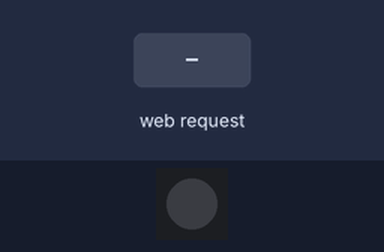
Simulated run of this sketch. Board: ESP32-C3. Shown: 1 RGB LEDs in strip order, left to right. The inputs (shaded band) are chosen by the test bench. Dim RGB values are drawn brighter than linear; WiFi joins after 1.5 s; servers stay silent unless stated.

Above: at 3.6 s.
3.7 s: HTTP request GET /alert received
At 3.97 s:
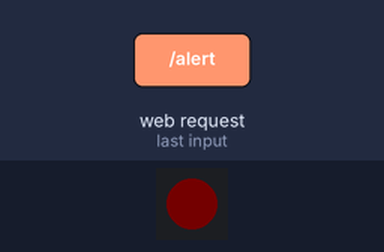
At 5.1 s:
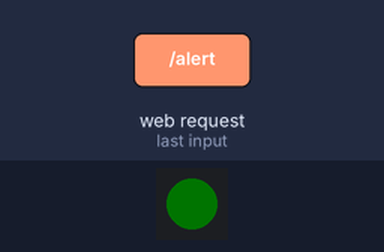
6.7 s: HTTP request GET /clear received
Timing chart, 0 to 9.7 s (numbered marks = the images above; inputs shaded):
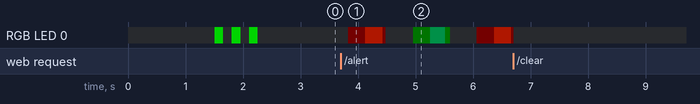

The sketch:

esp32-dsh-light.ino
```cpp
// ============================================================
// DSH 发光提示灯 v3 — ESP32-C3 SuperMini + WS2812B
// ------------------------------------------------------------
// 端点：
//   GET /alert    -> 橙青交替脉冲（等待授权/审批/提问/选择），直到 /clear
//                    单个脉冲约 0.9 秒，包含明确熄灭段
//   GET /complete -> 绿灯呼吸 5%~25%（完成），直到 /clear
//   GET /clear    -> 关灯，回到待机
//   GET /         -> 返回状态与当前 IP
// 状态：
//   WiFi 异常   -> 红灯快闪（明确闪烁）
//   连网中     -> 红灯呼吸
//   连上       -> 绿灯快闪 3 下
// 发现机制：mDNS 主机名 dsh-light（http://dsh-light.local/）
// 接线（3V 版 WS2812B，线色反常规）：
//   黑 VCC->3V3  红 GND->GND  蓝 DIN->GPIO4  绿 DOUT->不接
// ============================================================

#include <FastLED.h>
#include <WiFi.h>
#include <WiFiMulti.h>
#include <WebServer.h>
#include <ESPmDNS.h>
#include <math.h>

#include "wifi_config.h"

#define LED_PIN    4
#define NUM_LEDS   1
#define MDNS_NAME  "dsh-light"

CRGB leds[NUM_LEDS];
WiFiMulti wifiMulti;
WebServer server(80);

enum Mode { MODE_IDLE, MODE_ALERT, MODE_COMPLETE };
Mode mode = MODE_IDLE;

uint32_t breathTimer = 0;
uint16_t breathPhase = 0;
uint8_t  rainbowHue  = 0;

// 呼吸亮度映射：相位 0~255 -> 区间 [lo, hi]
static uint8_t mapBrightness(uint16_t phase, uint8_t lo, uint8_t hi) {
  float angle = phase * (M_PI * 2.0f / 256.0f);
  float sine = 0.5f - 0.5f * cosf(angle);
  return (uint8_t)(lo + (hi - lo) * sine + 0.5f);
}

// 彩虹渐变的颜色相关亮度上限：
//   绿色（hue≈96）感知最亮 -> 上限 25%
//   其他颜色 -> 上限 50%
//   用 cos 插值让亮度随 hue 平滑过渡（无跳变）
static uint8_t rainbowBrightnessCap(uint8_t hue) {
  // 以绿色为中心（96），距离越远上限越高
  // dist: 0（正绿）~128（绿色对面）
  int dist = (int)hue - 96;
  if (dist < 0) dist = -dist;
  if (dist > 128) dist = 256 - dist;  // 环形距离
  // t: 0（正绿）~1（远离绿色）
  float t = (float)dist / 96.0f;      // 96° 内渐变
  if (t > 1.0f) t = 1.0f;
  // cos 插值：绿色处 25%，96° 外 50%
  float cap = 25.0f + (50.0f - 25.0f) * (0.5f - 0.5f * cosf(t * M_PI));
  return (uint8_t)(cap * 255.0f / 100.0f + 0.5f);  // 转为 0~255
}

// 彩虹呼吸波形：周期约 1.2 秒，亮度在低点（约5%）停顿约0.2秒再回升
// phase 0~149（150 步 * 8ms = 1.2s）
static uint8_t rainbowBreath(uint16_t phase) {
  uint16_t p = phase % 150;
  // 波形分段：
  //   0~24   : 低点停顿（约5%）
  //   25~74  : 上升（5%->100%）
  //   75~124 : 下降（100%->5%）
  //   125~149: 低点停顿（约5%）
  float v;
  if (p < 25) {
    v = 0.0f;                                   // 低点停顿（0%）
  } else if (p < 75) {
    float t = (p - 25) / 50.0f;                 // 0~1
    v = 0.5f - 0.5f * cosf(t * M_PI);                    // 平滑上升 0->100%
  } else if (p < 125) {
    float t = (p - 75) / 50.0f;
    v = 0.5f + 0.5f * cosf(t * M_PI);                    // 平滑下降 100%->0
  } else {
    v = 0.0f;                                   // 低点停顿（0%）
  }
  return (uint8_t)(v * 255.0f + 0.5f);
}
void triggerAlert()    { mode = MODE_ALERT;    breathTimer = millis(); breathPhase = 0; rainbowHue = 0; }
void triggerComplete() { mode = MODE_COMPLETE; breathTimer = millis(); breathPhase = 0; }
void clearLights()     { mode = MODE_IDLE;     leds[0] = CRGB::Black; }

void updateLights() {
  uint32_t now = millis();

  switch (mode) {
    case MODE_ALERT: {
      // 双色交替脉冲：橙色 <-> 青色，每个颜色一次「亮->灭」脉冲
      // 单个脉冲约 0.9 秒（112 步 * 8ms），含明确熄灭段，醒目不刺眼
      if (now - breathTimer >= 8) {
        breathTimer = now;
        breathPhase++;
        // 脉冲波形（0~111）：
        //   0~9    : 熄灭（明确黑点）
        //   10~39  : 快速点亮（0->100%）
        //   40~79  : 缓慢衰减（100%->0）
        //   80~111 : 熄灭停顿
        uint16_t p = breathPhase % 112;
        float v;
        if (p < 10) {
          v = 0.0f;
        } else if (p < 40) {
          float t = (p - 10) / 30.0f;
          v = 0.5f - 0.5f * cosf(t * M_PI);       // 快上
        } else if (p < 80) {
          float t = (p - 40) / 40.0f;
          v = 0.5f + 0.5f * cosf(t * M_PI);       // 慢下
        } else {
          v = 0.0f;
        }
        // 每完成一个脉冲切换颜色：橙色(12) <-> 青色(128)
        uint8_t hue = ((breathPhase / 112) % 2 == 0) ? 12 : 128;
        uint8_t cap = rainbowBrightnessCap(hue);   // 复用亮度上限（这两色都非绿->50%）
        uint8_t vv = (uint8_t)(v * 255.0f + 0.5f);
        uint8_t out = (uint8_t)((uint16_t)cap * vv / 255);
        leds[0] = CHSV(hue, 255, out);
      }
      break;
    }
    case MODE_COMPLETE: {
      // 绿色呼吸 5%~25%，周期约 2 秒
      if (now - breathTimer >= 8) {
        breathTimer = now;
        breathPhase++;
        uint8_t v = mapBrightness(breathPhase, 13, 64);  // 5%~25%（0~255 标度）
        leds[0] = CHSV(96, 255, v);  // 绿色
      }
      break;
    }
    default:
      leds[0] = CRGB::Black;
      break;
  }
}

// 红灯快闪（WiFi 异常指示，持续不返回）
void wifiErrorFlash() {
  while (true) {
    leds[0] = CRGB::Red;    FastLED.show(); delay(150);
    leds[0] = CRGB::Black;  FastLED.show(); delay(150);
  }
}

void setup() {
  FastLED.addLeds<WS2812B, LED_PIN, GRB>(leds, NUM_LEDS);
  FastLED.setBrightness(255);  // 不再用全局缩放，亮度由 CHSV 的 V 直接控制
  FastLED.clear();
  FastLED.show();


  configureWiFiNetworks(wifiMulti);

  // 连接中：红灯呼吸；约 30 秒未连上 -> 红灯快闪指示异常
  uint32_t connStart = millis();
  uint32_t connTimer = 0;
  uint16_t connPhase = 0;
  while (wifiMulti.run() != WL_CONNECTED) {
    if (millis() - connStart >= 30000) wifiErrorFlash();
    if (millis() - connTimer >= 8) {
      connTimer = millis();
      connPhase++;
      uint8_t v = mapBrightness(connPhase, 76, 255);
      leds[0] = CHSV(0, 255, v);  // 红色
      FastLED.show();
    }
  }

  // 连上：绿灯快闪 3 下
  for (int i = 0; i < 3; i++) {
    leds[0] = CRGB::Green;  FastLED.show(); delay(150);
    leds[0] = CRGB::Black;  FastLED.show(); delay(150);
  }

  // 允许跨域（Chrome 扩展从 http://127.0.0.1:3080 fetch 内网 IP 需要 CORS 头）
  server.enableCORS(true);
  server.on("/alert", []()    { triggerAlert();    server.send(200, "text/plain", "ok"); });
  server.on("/complete", []() { triggerComplete(); server.send(200, "text/plain", "ok"); });
  server.on("/clear", []()    { clearLights();     server.send(200, "text/plain", "ok"); });
  server.on("/", []() {
    String msg = "dsh-light\nIP: " + WiFi.localIP().toString() + "\nmode: ";
    msg += (mode == MODE_ALERT) ? "alert" : (mode == MODE_COMPLETE) ? "complete" : "idle";
    server.send(200, "text/plain", msg);
  });

  server.begin();
  MDNS.begin(MDNS_NAME);
}

void loop() {
  wifiMulti.run();
  server.handleClient();
  updateLights();
  FastLED.show();
}
```

wifi_config.example.h
```cpp
#pragma once

// Copy this file to wifi_config.h in the same directory, then replace the
// placeholders with your own network names and passwords. wifi_config.h is
// ignored by Git and must never be committed.
void configureWiFiNetworks(WiFiMulti &wifiMulti) {
  wifiMulti.addAP("YOUR_WIFI_SSID", "YOUR_WIFI_PASSWORD");
  // Optional: add a second known network.
  // wifiMulti.addAP("YOUR_SECOND_WIFI_SSID", "YOUR_SECOND_WIFI_PASSWORD");
}
```
